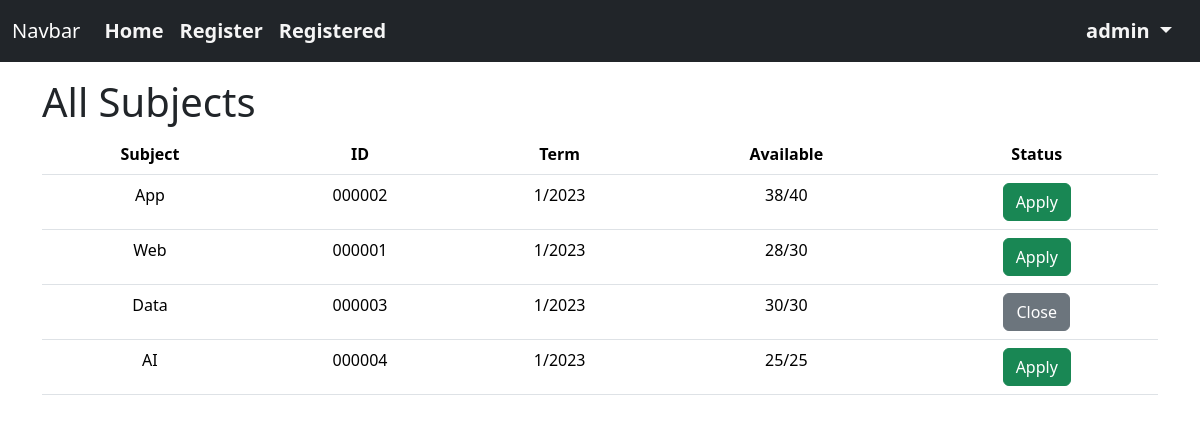
Page /subjects/ (signed in) on the committed database.
### users/models.py (models this page shows)
class CustomUser(AbstractUser):
    email = models.EmailField(unique=True)
    RegSubject_set = models.ManyToManyField(to='subjects.subject', through='users.ListRegSubject',related_name='StudentReg_set')
    phone = models.CharField(max_length=10, blank=True, null=True, default='')

### subjects/models.py (models this page shows, shortened)
class subject(models.Model):
    subjectID = models.CharField(max_length=6)
    subjectName = models.CharField(max_length=64)
    term = models.IntegerField(default=0)
    year = models.IntegerField(default=datetime.now().year)
    remaining_class = models.IntegerField()
    max_class = models.IntegerField()
    subjectStatus = models.BooleanField(default=False)

### subjects/views.py (the view)
# urls.py: path('', views.showallsubject, name='allsubject'),
@login_required
def showallsubject(request):
    return render(request, 'subjects/subject.html', {'all_subjects': subject.objects.all()})

### subjects/templates/subjects/subject.html (shortened to what this page needs)
{% extends "subjects/layout.html" %}
{% block body %}
    <h1 class="mt-3">All Subjects</h1>
    <table class="table">
        <thead>
          <tr class="text-center">
            <th scope="col">Subject</th>
            <th scope="col">ID</th>
            <th scope="col">Term</th>
            <th scope="col">Available</th>
            <th scope="col">Status</th>
          </tr>
        </thead>
        <tbody>
    {% for subject in all_subjects %}
        <tr class="text-center">
            <form action="users/register" method="post">
                <td name="subjectName">{{subject.subjectName}}</th>
                <td name="subjectID">{{ subject.subjectID }}</td>
                <td>{{ subject.term }}/{{ subject.year }}</td>
                <td name="available">{{ subject.remaining_class }}/{{ subject.max_class }}</td>
                {% if subject.subjectStatus %}
                    <td><a href="register/{{subject.subjectID}}" class="btn btn-success" onclick="return confirm('Comfirm Register or not.')">Apply</a></td>
                {% else %}
                    <td><a class="btn btn-secondary">Close</a></td>
                {% endif %}
            </form>
        </tr>
    {% empty %}
        <p>No Subjects</p>
    {% endfor %}
{% endblock %}

### subjects/templates/subjects/layout.html (shortened to what this page needs)
{% load static %}
<!DOCTYPE html>
<html lang="en">
<head>
    <link href="https://cdn.jsdelivr.net/npm/bootstrap@5.3.2/dist/css/bootstrap.min.css" rel="stylesheet">
    <link rel="stylesheet" href="{% static 'subjects/sub.css' %}">
</head>
<body>
  <nav class="navbar navbar-expand-lg navbar-dark bg-dark">
    <div class="container-fluid">
      <a class="navbar-brand" href="#">Navbar</a>
      <div class="collapse navbar-collapse" id="navbarSupportedContent">
        <ul class="navbar-nav me-auto mb-2 mb-lg-0">
          <li class="nav-item">
            <a class="nav-link" aria-current="page" href="{% url 'index' %}">Home</a>
          </li>
          <li class="nav-item">
            <a class="nav-link" href="{% url 'allsubject' %}">Register</a>
          </li>
          <li class="nav-item">
            <a class="nav-link" href="{% url 'registed' %}">Registered</a>
          </li>
        </ul>
        {% if user.is_authenticated %}
            <ul class="navbar-nav me-2">
              <li class="nav-item dropdown">
                <a class="nav-link dropdown-toggle" href="#" role="button" data-bs-toggle="dropdown" aria-expanded="false">
                  {{ user.username }}
                </a>
              </li>
            </ul>
          {% endif %}
      </div>
    </div>
  </nav>
  <div class="container">
      {% block body %}
      {% endblock %}
  </div>
</body>
</html>

### subjects/static/subjects/sub.css (style rules this page uses)
.nav-link { font-size: 20px; font-weight: 750; color: whitesmoke; }

### rows in the picture
CustomUser: username "admin"
subject: subjectName "App", subjectID "000002", term "1", year "2023", remaining_class "38", max_class "40"
subject: subjectName "Web", subjectID "000001", term "1", year "2023", remaining_class "28", max_class "30"
subject: subjectName "Data", subjectID "000003", term "1", year "2023", remaining_class "30", max_class "30", subjectStatus "Close"
subject: subjectName "AI", subjectID "000004", term "1", year "2023", remaining_class "25", max_class "25"
